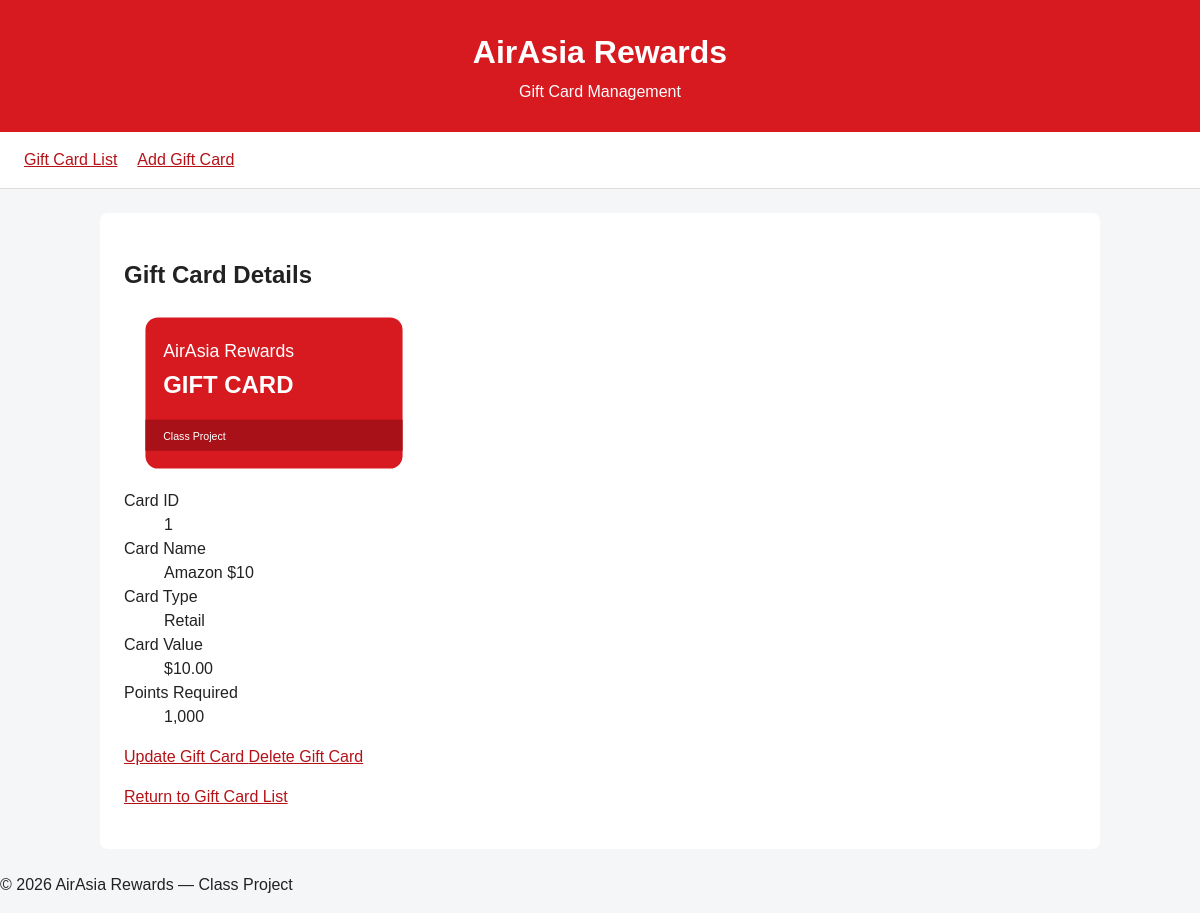
Screenshot of /card-details.php?card_id=1 with the database file from the repository.
### tables this page shows
CREATE TABLE GIFTCARD (
	cardId INTEGER PRIMARY KEY AUTOINCREMENT,
	cardName VARCHAR(100) NOT NULL,
	cardType VARCHAR(100) NOT NULL,
	cardValue REAL NOT NULL,
	points INTEGER NOT NULL
);

### includes/validation.php (called while the page is built, shortened)
<?php
function escape($value): string
{
    return htmlspecialchars(
        (string) $value,
        ENT_QUOTES | ENT_SUBSTITUTE,
        'UTF-8'
    );
}
function validateCardId($value): ?int
{
    $id = filter_var($value, FILTER_VALIDATE_INT, [
        'options' => ['min_range' => 1]
    ]);
    return $id === false ? null : $id;
}

### card-details.php (the view, shortened to what this page needs)
<?php
require_once __DIR__ . '/includes/db.php';
require_once __DIR__ . '/includes/validation.php';
$cardId = validateCardId($_GET['card_id'] ?? null);
$card = false;
$error = '';
if ($cardId === null) {
    http_response_code(400);
    $error = 'Invalid gift card ID.';
} else {
    $stmt = $pdo->prepare(
        'SELECT * FROM GIFTCARD WHERE cardId = :id'
    );
    $stmt->execute(['id' => $cardId]);
    $card = $stmt->fetch();
}
require_once __DIR__ . '/includes/header.php';
require_once __DIR__ . '/includes/nav.php';
?>
<main>
    <h2>Gift Card Details</h2>
    <?php if ($error !== ''): ?>
        <p class="error"><?= escape($error) ?></p>
    <?php else: ?>
        <img
            class="card-image"
            src="/images/gift-card.svg"
            alt="<?= escape($card['cardName']) ?>"
        >
        <dl>
            <dt>Card ID</dt>
            <dd><?= escape($card['cardId']) ?></dd>
            <dt>Card Name</dt>
            <dd><?= escape($card['cardName']) ?></dd>
            <dt>Card Type</dt>
            <dd><?= escape($card['cardType']) ?></dd>
            <dt>Card Value</dt>
            <dd>$<?= escape(number_format((float) $card['cardValue'], 2)) ?></dd>
            <dt>Points Required</dt>
            <dd><?= escape(number_format((int) $card['points'])) ?></dd>
        </dl>
        <div class="actions">
            <a href="/card-update.php?card_id=<?= escape($cardId) ?>">
                Update Gift Card
            </a>
            <a href="/card-delete.php?card_id=<?= escape($cardId) ?>">
                Delete Gift Card
            </a>
        </div>
    <?php endif; ?>
    <p><a href="/card-list.php">Return to Gift Card List</a></p>
</main>
<?php require_once __DIR__ . '/includes/footer.php'; ?>

### css/styles.css (style rules this page uses)
* { box-sizing: border-box; }
body { margin: 0; background: #f5f6f8; color: #222; font-family: Arial, sans-serif; line-height: 1.5; }
a { color: #b51218; }
main { max-width: 1000px; margin: 24px auto; padding: 24px; background: white; border-radius: 8px; }
.card-image { display: block; width: 100%; max-width: 300px; height: 160px; object-fit: contain; }

### rows the page displays
giftcard: cardId "1", cardName "Amazon $10", cardType "Retail", cardValue "10.00", points "1,000"
